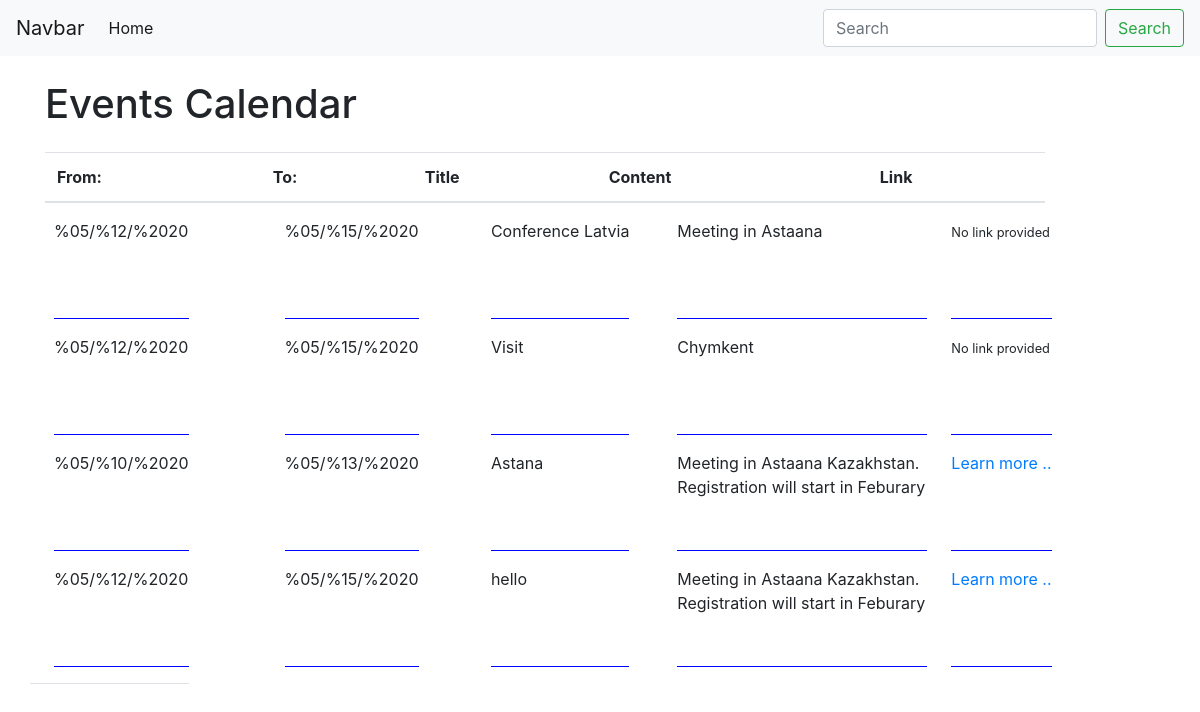
Screenshot of /calendar/ with the database file from the repository.
### video/models.py (models this page shows, shortened)
class Calendar(models.Model):
    title = models.CharField('Event title:', max_length=100)
    content = models.CharField('Content:', max_length=100, default='')
    date_posted = models.DateField(default=timezone.now)
    date_from = models.DateField()
    date_to = models.DateField()
    author = models.ForeignKey(User, on_delete=models.CASCADE, null=True)
    link = models.CharField('Link:', max_length=250, blank=True, null=True)

### video/views.py (the view)
# urls.py: path('calendar/', CalendarView.as_view(), name='calendar'),
class CalendarView(ListView):
    model = Calendar
    form_class = CalendarForm
    template_name = 'video/calendar.html'
    context_object_name = 'calendar'
    ordering = ['-date_posted']

### video/context_processors.py (called while the page is built)
def baka(request):
    user = User.objects.filter(pk__in=[1, 2])
    habr = [x for x in user]
    print(habr)
    context = {
        'baka': habr
    }
    return context

### video/template_tag/tag.py (called while the page is built)
@register.simple_tag
def get_custom_tag_fn():
    return User.objects.filter(pk__in=[1, 3])

### video/templates/video/calendar.html
{% extends 'shared/base.html' %}
{% load static %}
    {% block content %}
  <body>
    <div class="container">
      <div class="justify-content-center align-items-center mb-4 mt-4">
      <h1>Events Calendar</h1>
    </div>
    <table class="table" style="width: 1000px">
  <thead>
    <tr>
      <th scope="col">From:</th>
      <th scope="col">To:</th>
      <th scope="col">Title</th>
      <th scope="col">Content</th>
      <th scope="col">Link</th>
    </tr>
  </thead>
  </table>
      <div class="row">
        <div class=" border-bottom pl-4">
          {% for event in calendar %}
            <p class="ex">{{event.date_from}}</p>
          {% endfor %}
        </div>
        <div class="pl-5 ml-5">
          {% for event in calendar %}
            <p class="ex">{{event.date_to}}</p>
          {% endfor %}
        </div>
        <div class="ml-4 pl-5">
          {% for event in calendar %}
            <p class="ex">{{event.title}}</p>
          {% endfor %}
        </div>
        <div class="ml-4 pl-4 eshek" id="eshek">
          {% for event in calendar %}
            <p class="ex">{{event.content}}</p>
          {% endfor %}
        </div>
        <div class="ml-4">
          {% for event in calendar %}
            {% if event.link %}
              <p class="ex"><a href="{{event.link}}">Learn more ..</a></p>
            {% else %}
              <p class="ex"><small>No link provided</small></p>
            {% endif %}
          {% endfor %}
        </div>
      </div>
    {% endblock %}

### video/templates/shared/base.html (shortened to what this page needs)
{% load static %}
{% load tag %}
{% get_custom_tag_fn as queries %}
<!DOCTYPE html>
<html lang="en" dir="ltr">
  <head>
    <link rel="stylesheet" href="https://stackpath.bootstrapcdn.com/bootstrap/4.4.1/css/bootstrap.min.css">
    <link rel="stylesheet" href="{% static 'style.css' %}">
  </head>
  <nav class="navbar navbar-expand-lg navbar-light bg-light">
    <a class="navbar-brand" href="#">Navbar</a>
    <div class="collapse navbar-collapse" id="navbarSupportedContent">
      <ul class="navbar-nav mr-auto">
        <li class="nav-item active">
          <a class="nav-link" href="{% url 'video:home' %}">Home </a>
        </li>
      </ul>
      <form class="form-inline my-2 my-lg-0">
        <input class="form-control mr-sm-2" type="search" placeholder="Search" aria-label="Search">
        <button class="btn btn-outline-success my-2 my-sm-0" type="submit">Search</button>
      </form>
    </div>
  </nav>
  <body>
    {%  block content %}
    {% endblock %}
  </body>
</html>

### video/static/style.css (style rules this page uses)
p.ex { word-wrap: break-word; max-width:250px; height: 100px; text-align:left; white-space: wrap; overflow: hidden; border-bottom: 1px solid blue; }

### rows the page displays
Calendar: date_from "%05/%12/%2020", date_to "%05/%15/%2020", title "Conference Latvia", content "Meeting in Astaana", shows "No link provided"
Calendar: date_from "%05/%12/%2020", date_to "%05/%15/%2020", title "Visit", content "Chymkent", shows "No link provided"
Calendar: date_from "%05/%10/%2020", date_to "%05/%13/%2020", title "Astana", content "Meeting in Astaana Kazakhstan. Registration will start in Feburary"
Calendar: date_from "%05/%12/%2020", date_to "%05/%15/%2020", title "hello", content "Meeting in Astaana Kazakhstan. Registration will start in Feburary"
